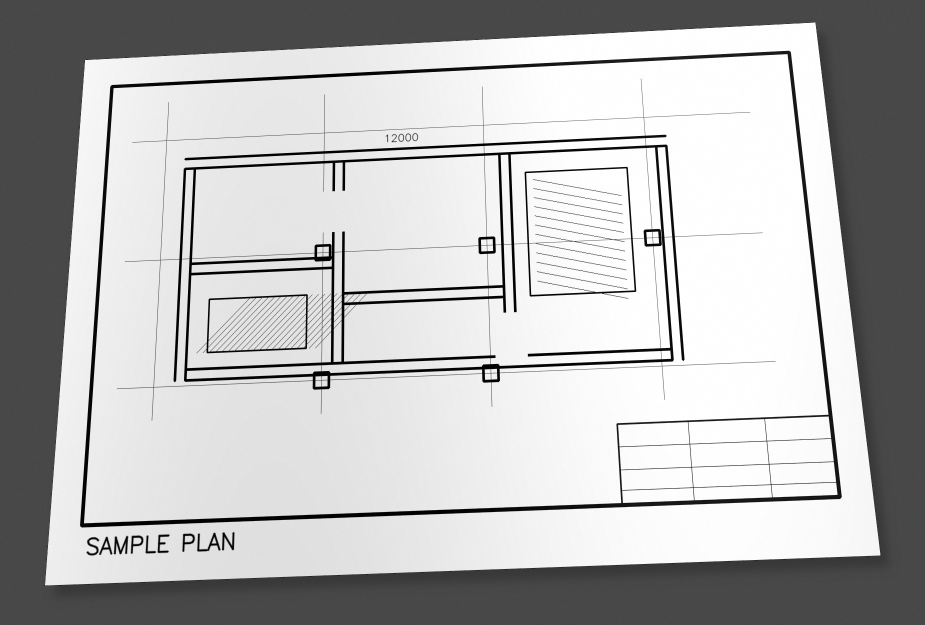
#> input picture cad_photo_to_dxf/samples/test.jpg, 1850 x 1250 px (shown at 1/2 size)
$ python -i quality.py   (imports and definitions only)   (older library calls are emulated)
#> lines starting #> are read from the running program, lines starting #| are printed output that depends on the picture
#> further down, picture is the input picture: shape (1250, 1850, 3); mean B, G, R 183.2, 183.2, 183.2
### cad_photo_to_dxf/app/cancellation.py
from __future__ import annotations

from dataclasses import dataclass, field
from threading import Event
from typing import Callable


class ProcessingCancelled(RuntimeError):
    """Raised when a cooperative processing task has been cancelled."""


ProgressCallback = Callable[[str, float], None]


@dataclass
class CancellationToken:
    """Thread-safe cooperative cancellation checked between expensive operations.

    OpenCV and OCR calls implemented in native code cannot be interrupted while the
    individual call is running. Callers should checkpoint immediately before and
    after each such call, and periodically inside Python loops.
    """

    _event: Event = field(default_factory=Event, init=False, repr=False)

    def cancel(self) -> None:
        self._event.set()

    @property
    def cancelled(self) -> bool:
        return self._event.is_set()

    def checkpoint(self) -> None:
        if self.cancelled:
            raise ProcessingCancelled("Processing was cancelled")


def checkpoint(token: CancellationToken | None) -> None:
    if token is not None:
        token.checkpoint()


# [7 lines left out: function report_progress, not called in this run]

### cad_photo_to_dxf/app/quality.py
from __future__ import annotations

from dataclasses import dataclass

import cv2
import numpy as np

from .cancellation import CancellationToken, checkpoint


@dataclass(frozen=True)
class ImageQualityAssessment:
    focus_variance: float
    illumination_variation: float
    contrast_stddev: float
    likely_blank: bool
    severe_shadow_or_fold_risk: bool
    nonrigid_metric_guarantee: bool
    warnings: tuple[str, ...]


def assess_image_quality(
    image: np.ndarray,
    cancellation_token: CancellationToken | None = None,
) -> ImageQualityAssessment:
    """Return conservative image quality signals, not a geometric guarantee."""
    checkpoint(cancellation_token)
    if image.ndim == 3:
        gray = cv2.cvtColor(image, cv2.COLOR_BGR2GRAY)
    else:
        gray = image.copy()
    checkpoint(cancellation_token)

    height, width = gray.shape[:2]
#> height = 1250; width = 1850
    max_side = max(height, width)
#> max_side = 1850
    scale = min(1.0, 1200.0 / max(max_side, 1))
#> scale = 0.649
    small = cv2.resize(gray, None, fx=scale, fy=scale, interpolation=cv2.INTER_AREA)
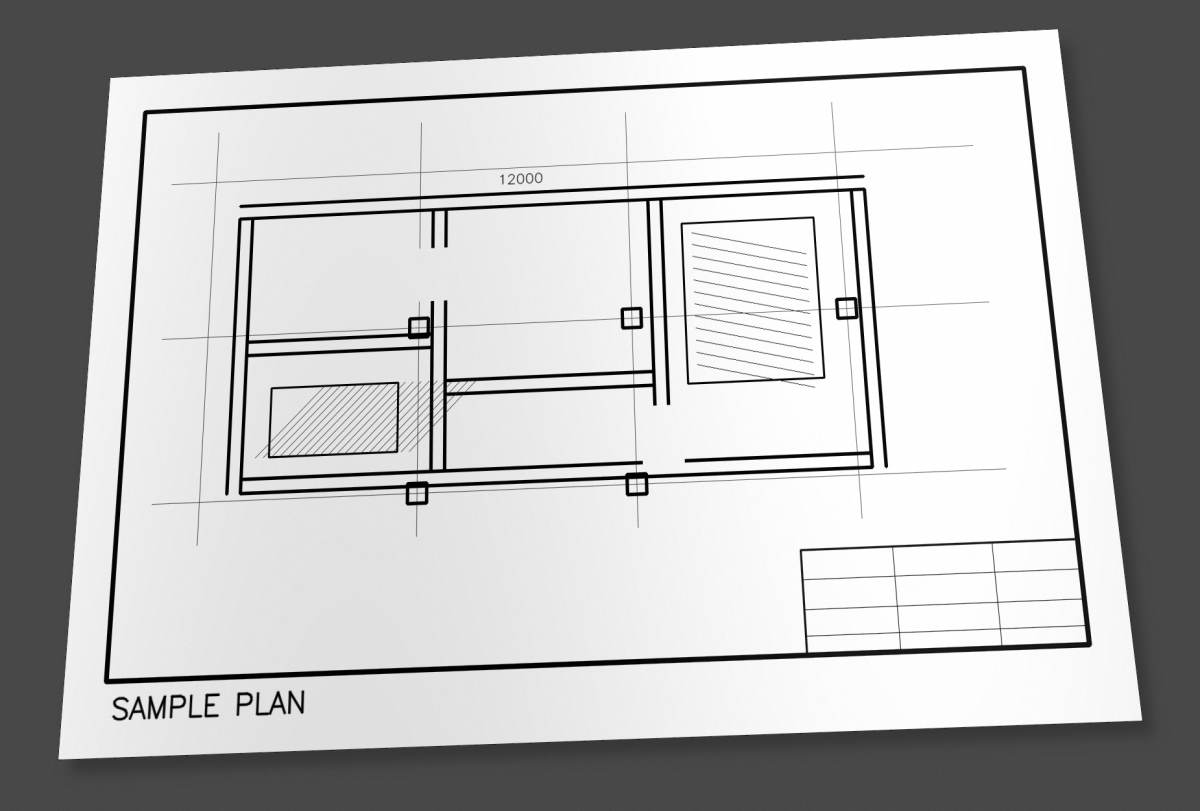
#> small: shape (811, 1200); min 0, max 255, mean 183.1
    focus = float(cv2.Laplacian(small, cv2.CV_64F).var())
#> focus = 1314.2
    contrast = float(np.std(small))
#> contrast = 82.69
    blur_size = max(31, int(round(min(small.shape[:2]) * 0.08)))
#> blur_size = 65
    if blur_size % 2 == 0:
        blur_size += 1
    illumination = cv2.GaussianBlur(small, (blur_size, blur_size), 0)
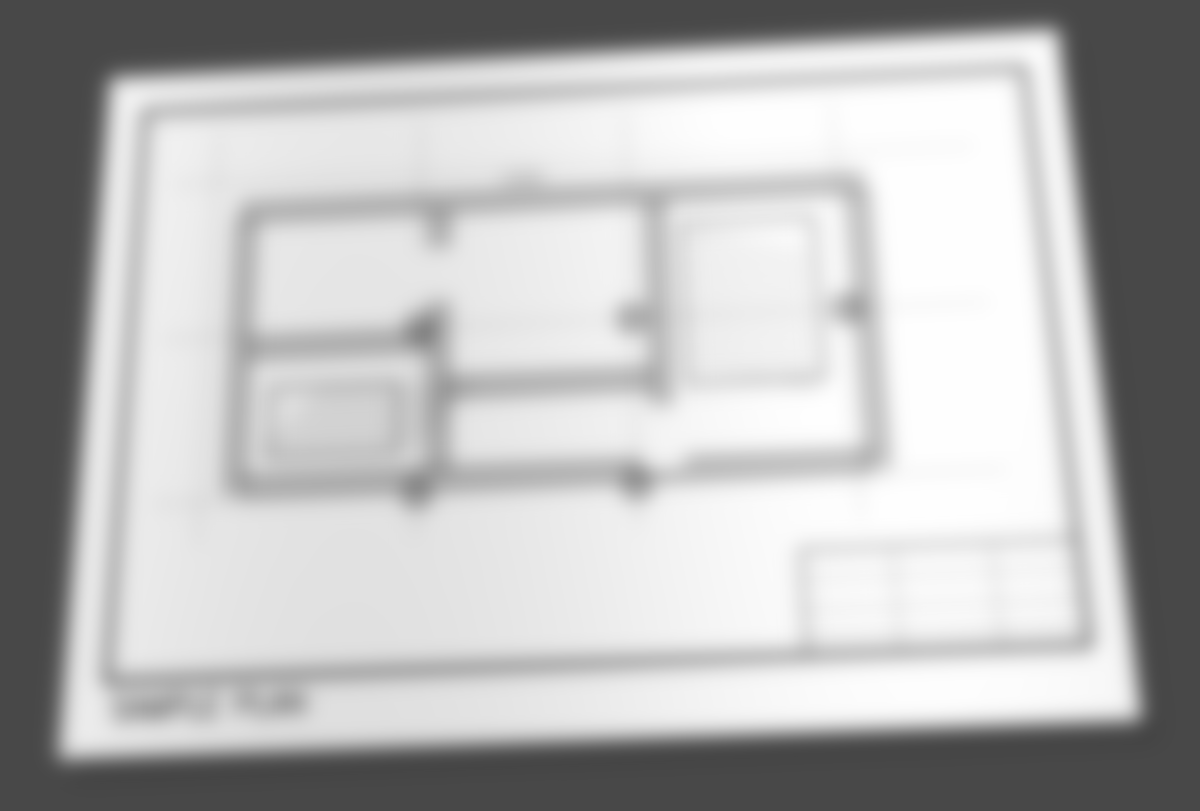
#> illumination: shape (811, 1200); min 69, max 254, mean 183.1
    illumination_variation = float(np.percentile(illumination, 95) - np.percentile(illumination, 5))
#> illumination_variation = 181
    likely_blank = contrast < 3.0
#> likely_blank = False
    severe_risk = illumination_variation > 55.0
#> severe_risk = True

    warnings: list[str] = []
    if likely_blank:
        warnings.append("图像接近纯色，无法可靠识别图纸内容。")
    if focus < 45.0:
        warnings.append("图像清晰度偏低，细线和文字可能丢失。")
    if severe_risk:
        warnings.append("检测到明显照明不均、折痕或局部形变风险。")
    warnings.append(
        "当前几何校正基于整页单应性；严重折叠、波浪和非刚性形变不保证整页误差小于 2%。"
    )
    return ImageQualityAssessment(
        focus_variance=focus,
        illumination_variation=illumination_variation,
        contrast_stddev=contrast,
        likely_blank=likely_blank,
        severe_shadow_or_fold_risk=severe_risk,
        nonrigid_metric_guarantee=False,
        warnings=tuple(warnings),
    )

>>> import cv2
>>> picture = cv2.imread('../samples/test.jpg')
>>> result = assess_image_quality(picture)
